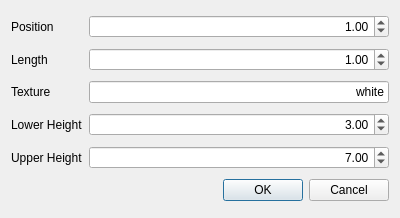
<?xml version="1.0" encoding="UTF-8"?>
<ui version="4.0">
 <class>AddWindow</class>
 <widget class="QDialog" name="AddWindow">
  <property name="geometry">
   <rect>
    <x>0</x>
    <y>0</y>
    <width>400</width>
    <height>218</height>
   </rect>
  </property>
  <property name="windowTitle">
   <string>Dialog</string>
  </property>
  <layout class="QGridLayout" name="gridLayout">
   <item row="0" column="0">
    <widget class="QLabel" name="label">
     <property name="text">
      <string>Position</string>
     </property>
     <property name="buddy">
      <cstring>position</cstring>
     </property>
    </widget>
   </item>
   <item row="1" column="0">
    <widget class="QLabel" name="label_2">
     <property name="text">
      <string>Length</string>
     </property>
     <property name="buddy">
      <cstring>length</cstring>
     </property>
    </widget>
   </item>
   <item row="2" column="0">
    <widget class="QLabel" name="label_3">
     <property name="text">
      <string>Texture</string>
     </property>
     <property name="buddy">
      <cstring>texture</cstring>
     </property>
    </widget>
   </item>
   <item row="3" column="0">
    <widget class="QLabel" name="label_4">
     <property name="text">
      <string>Lower Height</string>
     </property>
     <property name="buddy">
      <cstring>lowerHeight</cstring>
     </property>
    </widget>
   </item>
   <item row="4" column="0">
    <widget class="QLabel" name="label_5">
     <property name="text">
      <string>Upper Height</string>
     </property>
     <property name="buddy">
      <cstring>upperHeight</cstring>
     </property>
    </widget>
   </item>
   <item row="0" column="1">
    <widget class="QDoubleSpinBox" name="position">
     <property name="alignment">
      <set>Qt::AlignRight|Qt::AlignTrailing|Qt::AlignVCenter</set>
     </property>
     <property name="value">
      <double>1.000000000000000</double>
     </property>
    </widget>
   </item>
   <item row="1" column="1">
    <widget class="QDoubleSpinBox" name="length">
     <property name="alignment">
      <set>Qt::AlignRight|Qt::AlignTrailing|Qt::AlignVCenter</set>
     </property>
     <property name="value">
      <double>1.000000000000000</double>
     </property>
    </widget>
   </item>
   <item row="2" column="1">
    <widget class="QLineEdit" name="texture">
     <property name="text">
      <string>white</string>
     </property>
     <property name="alignment">
      <set>Qt::AlignRight|Qt::AlignTrailing|Qt::AlignVCenter</set>
     </property>
    </widget>
   </item>
   <item row="3" column="1">
    <widget class="QDoubleSpinBox" name="lowerHeight">
     <property name="alignment">
      <set>Qt::AlignRight|Qt::AlignTrailing|Qt::AlignVCenter</set>
     </property>
     <property name="value">
      <double>3.000000000000000</double>
     </property>
    </widget>
   </item>
   <item row="4" column="1">
    <widget class="QDoubleSpinBox" name="upperHeight">
     <property name="alignment">
      <set>Qt::AlignRight|Qt::AlignTrailing|Qt::AlignVCenter</set>
     </property>
     <property name="value">
      <double>7.000000000000000</double>
     </property>
    </widget>
   </item>
   <item row="5" column="1">
    <widget class="QDialogButtonBox" name="buttonBox">
     <property name="orientation">
      <enum>Qt::Horizontal</enum>
     </property>
     <property name="standardButtons">
      <set>QDialogButtonBox::Cancel|QDialogButtonBox::Ok</set>
     </property>
    </widget>
   </item>
  </layout>
 </widget>
 <resources/>
 <connections>
  <connection>
   <sender>buttonBox</sender>
   <signal>accepted()</signal>
   <receiver>AddWindow</receiver>
   <slot>accept()</slot>
   <hints>
    <hint type="sourcelabel">
     <x>359</x>
     <y>208</y>
    </hint>
    <hint type="destinationlabel">
     <x>157</x>
     <y>274</y>
    </hint>
   </hints>
  </connection>
  <connection>
   <sender>buttonBox</sender>
   <signal>rejected()</signal>
   <receiver>AddWindow</receiver>
   <slot>reject()</slot>
   <hints>
    <hint type="sourcelabel">
     <x>395</x>
     <y>208</y>
    </hint>
    <hint type="destinationlabel">
     <x>286</x>
     <y>274</y>
    </hint>
   </hints>
  </connection>
 </connections>
</ui>
